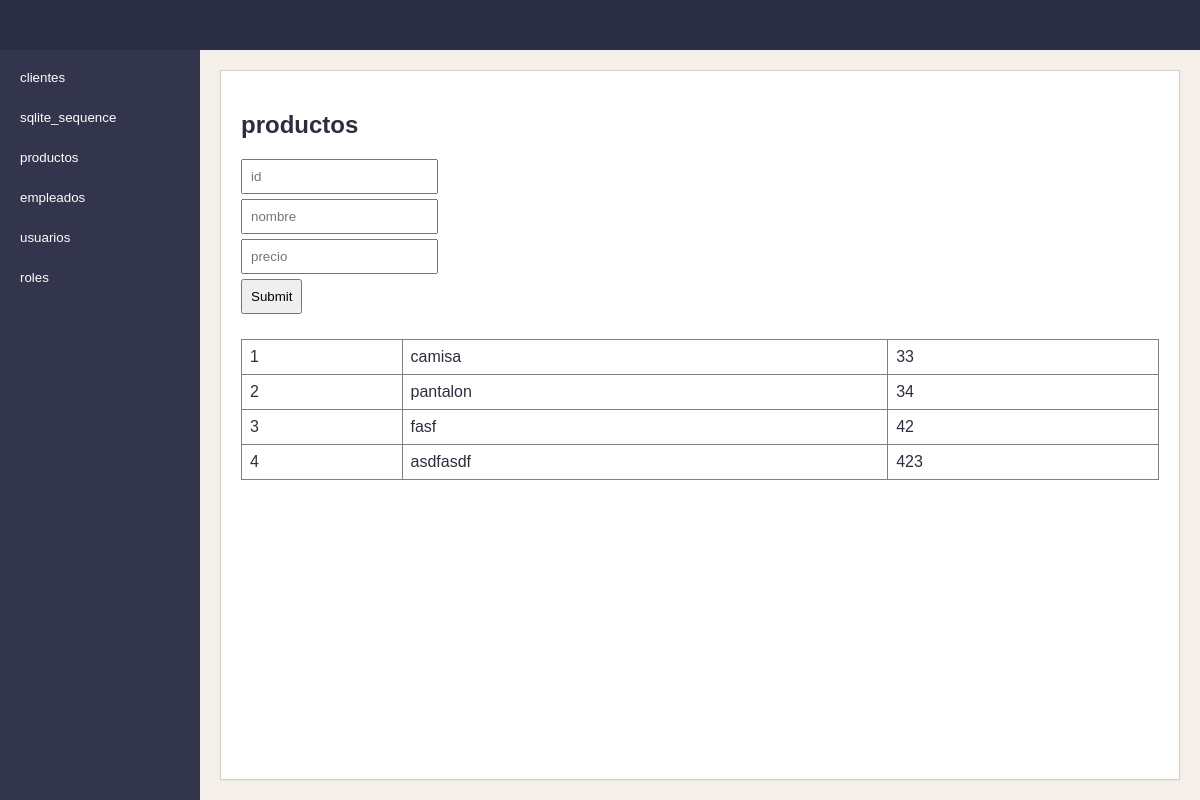
Screenshot of /002-Almacenamiento-y-recuperación-de-información-en-el-cliente-web/008-scarletred/index.php?tabla=productos (signed in) with the database file from the repository.
### tables this page shows
CREATE TABLE productos (
    id INTEGER PRIMARY KEY AUTOINCREMENT,
    nombre TEXT,
    precio REAL
);

### 002-Almacenamiento-y-recuperación-de-información-en-el-cliente-web/008-scarletred/includes/tabla.php (the view, shortened to what this page needs)
<table border="1">
					<?php
						$db = new SQLite3('../empresa.db');
						$result = $db->query("SELECT * FROM ".$tabla);
						while ($fila = $result->fetchArray(SQLITE3_ASSOC)) {
							echo "<tr>";
							foreach ($fila as $valor) {
								echo "<td>".$valor."</td>";
							}
							echo "</tr>";
						}
					?>
				</table>

### 002-Almacenamiento-y-recuperación-de-información-en-el-cliente-web/008-scarletred/css/estilo.css (style rules this page uses)
* { box-sizing:border-box; }
body { margin:0; font-family:Arial, sans-serif; background:#f4efe9; color:#2b2d42; }
table { margin-top:20px; border-collapse:collapse; width:100%; }
td { padding:8px; }

### rows the page displays
productos: id "1", nombre "camisa", precio "33"
productos: id "2", nombre "pantalon", precio "34"
productos: id "3", nombre "fasf", precio "42"
productos: id "4", nombre "asdfasdf", precio "423"

### other values shown
$fila['name'] "clientes"
$fila['name'] "sqlite_sequence"
$fila['name'] "productos"
$fila['name'] "empleados"
$fila['name'] "usuarios"
$fila['name'] "roles"
$tabla "productos"
